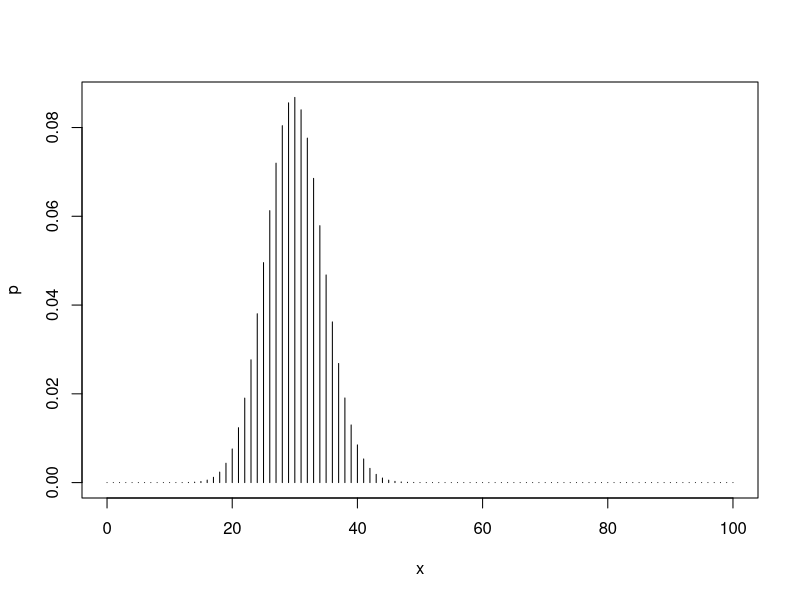
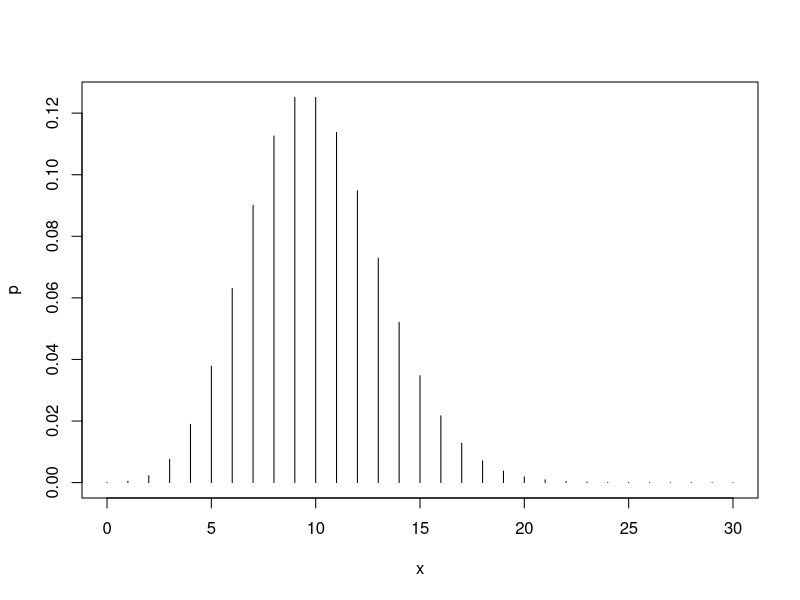
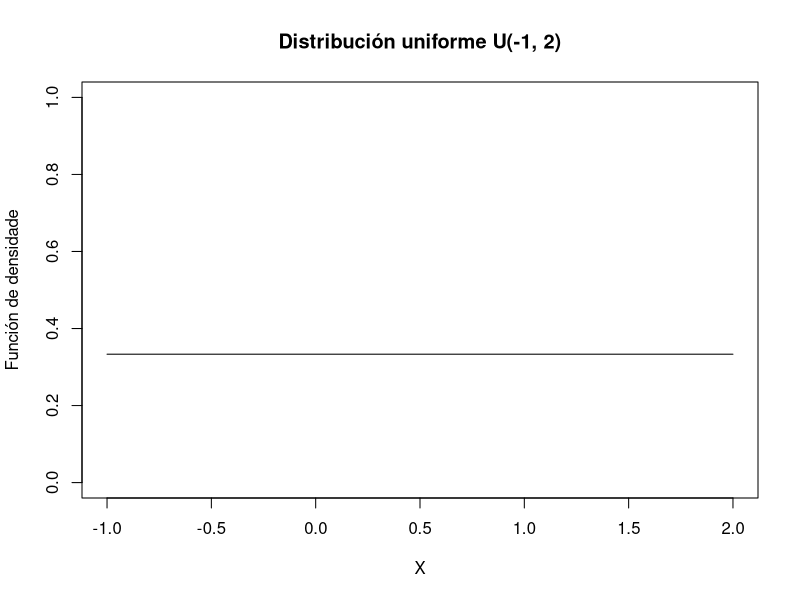
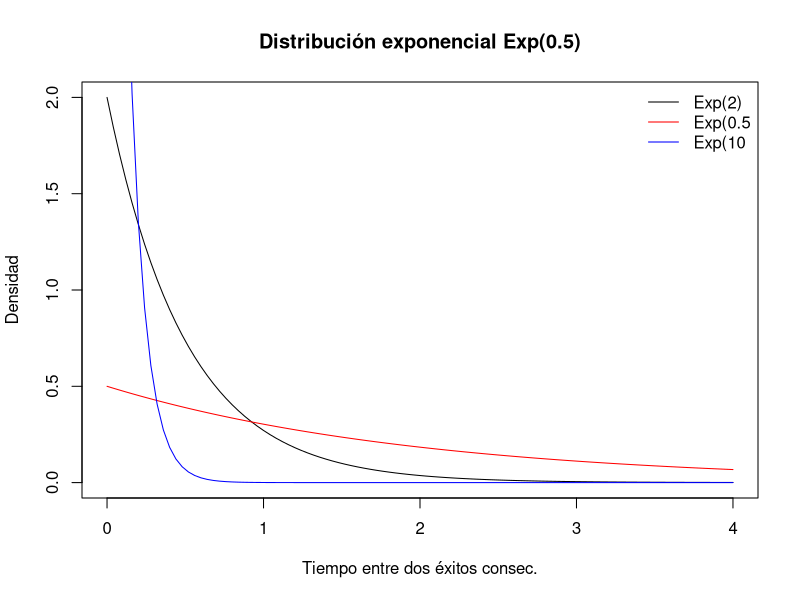
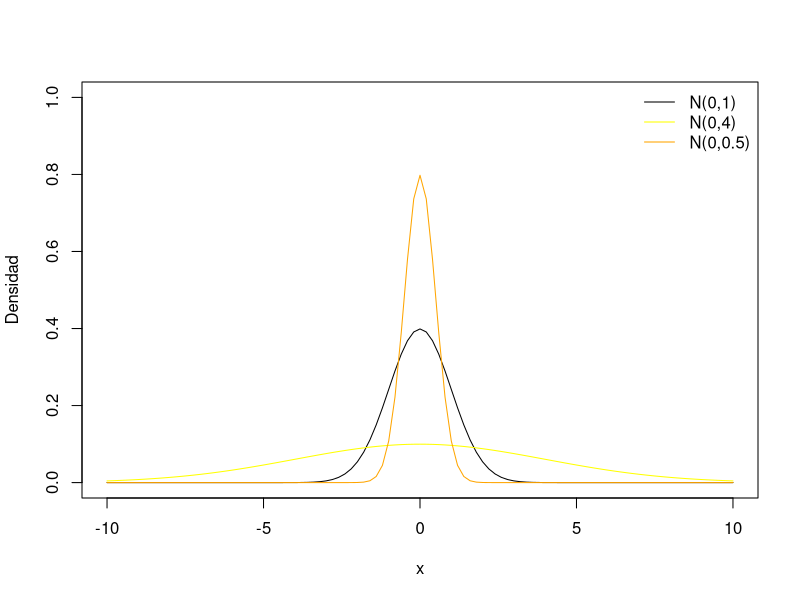
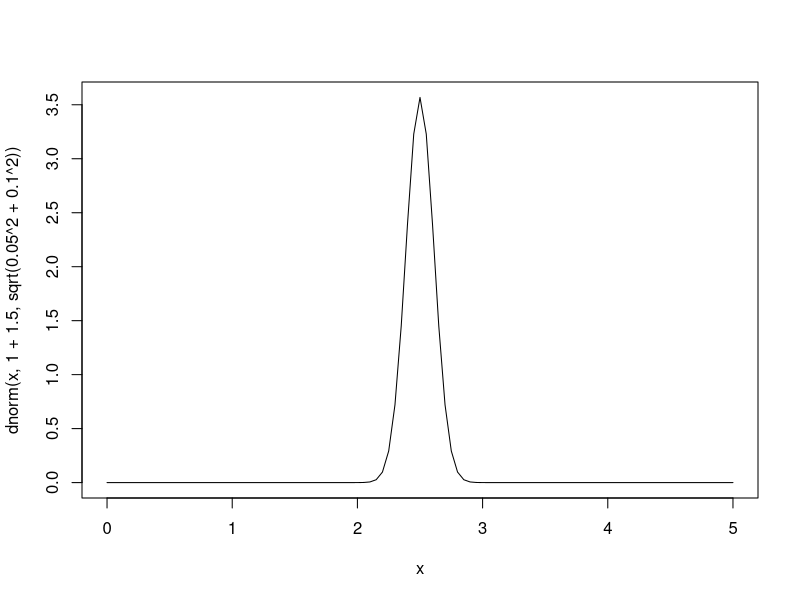
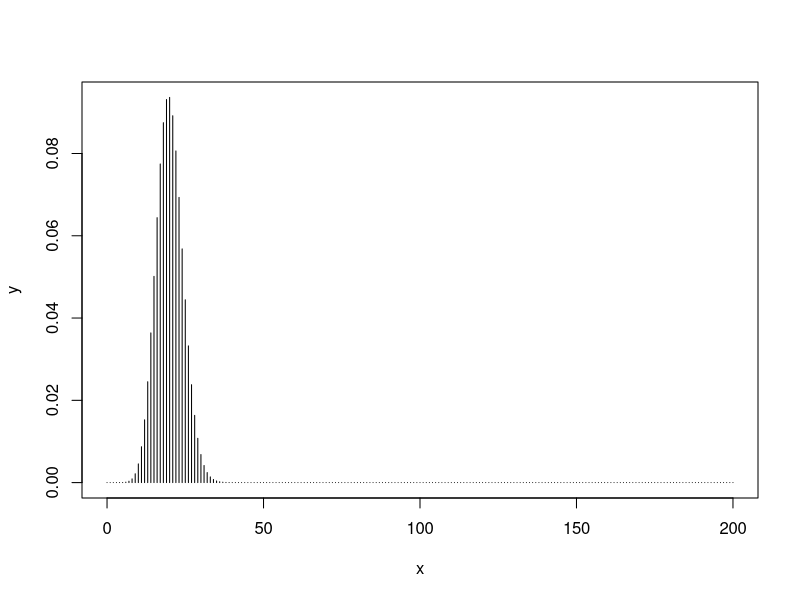
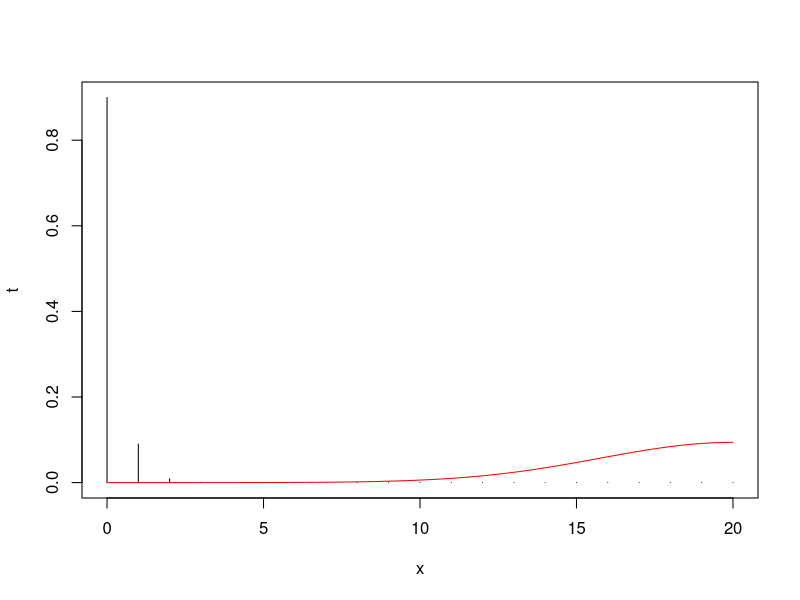

Recreate these plots in R, in order.
#' Introducción
#' 
dbinom(0, 10, 0.7)

sum(dbinom(0:3, 10, 0.7))

pbinom(3, 10, 0.7)

1-pbinom(2, 10, 0.7)

qbinom(c(0.25, 0.5, 0.75), 10, 0.7)

dpois(0, 3)

#' Representaciones gráficas
#' 
x = c(0:100)
p = dbinom(x, 100, 0.3)
plot(x, p,type = 'h')

x = c(0:30)
p = dpois(x, 10)
plot(x, p, type='h')
#'
#'
#' Ejercicio 4.2.3
#' 
dnbinom(2, 1, 0.8)

dnbinom(2, 10, 0.8)
#'
#'
#'
#' # V.A Continuas
#' 
# X ~ U(2, 5) P(X < 3.7)

punif(3.7, 2, 5)

# X ~ Exp(lambda=3) P(X < 0.5) P(X > 1.5)

pexp(0.5, 3)
pexp(1.5, 3, lower.tail = FALSE)
# O también
1 - pexp(1.5, 3)

#X ~ Exp(lambda=3) Cuantiles 0.05 y 0.95

qexp(0.05, 3)

#X ~ N(1.5, 3.2) El valor de a t.q P(X > a) = 0.3

cuantil = qnorm(0.7, 1.5, 3.2)
pnorm(cuantil, 1.5, 3.2, lower.tail = FALSE)

#' Representaciones gráficas
#' 
#' Distribución uniforme
curve(dunif(x, -1, 2), xlim=c(-1,2), ylim=c(0,1), xlab="X", 
      ylab = "Función de densidade", main="Distribución uniforme U(-1, 2)")
#'
#'Distribución exponencial
curve(dexp(x, 2), xlim=c(0, 4), ylim=c(0, 2), xlab="Tiempo entre dos éxitos consec.", ylab="Densidad", main="Distribución exponencial Exp(0.5)")
curve(dexp(x, 0.5), col="red", add=T)
curve(dexp(x, 10), col="blue", add=T)
legend("topright", c("Exp(2)", "Exp(0.5", "Exp(10"), col=c("black", "red", "blue"), lty=1, bty="n")
#'
#' Distribución normal
curve(dnorm(x, 0, 1), xlim=c(-10, 10), ylim=c(0, 1), ylab="Densidad")
curve(dnorm(x, 0, 4), col="yellow", add=T)
curve(dnorm(x, 0, 0.5), col="orange", add=T)
legend("topright", c("N(0,1)", "N(0,4)", "N(0,0.5)"), col=c("black", "yellow", "orange"), lty=1, bty="n")
#'
#' EJERCICIO 4.3.3
#' 
curve(dnorm(x, 1+1.5, sqrt(0.05^2+0.1^2)), xlim = c(0, 5))
prob = pnorm(2.55, 1+1.5, sqrt(0.05^2+0.1^2)) - pnorm(2.4, 1+1.5, sqrt(0.05^2+0.1^2))
prob_def = 1 - prob
cuantil_0.99 = qnorm(0.99, 1+1.5, sqrt(0.05^2+0.1^2))

prob_5defect = dbinom(5, 10, prob_def)
#'
#' EJERCICIO 4.4
x=c(0:200)
y=dbinom(x, 200, 0.1)
plot(x, y, type='h')
prob_bin = pbinom(10, 200, 0.1, lower.tail = FALSE)

t=dnbinom(x, 1, 0.9)
plot(x, t, type='h', xlim=c(0, 20))

#' Transformación BINOMIAL a NORMAL
mean = 200 * 0.1
sd = sqrt(200*0.1*0.9)
curve(dnorm(x, mean, sd), col="red", add=T)

prob_norm = pnorm(9.5, mean, sd, lower.tail = FALSE)
